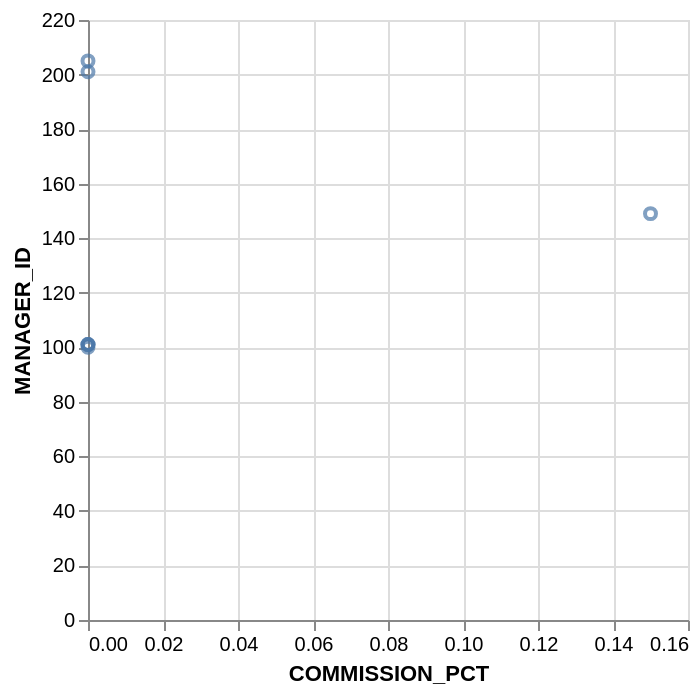

The specification (Vega-Lite) saved for this image:
### Vega-Lite specification from a JSON file in a GitHub repository (floating-point values rounded to 4 significant figures)
{"data": {"values": [{"x_data": 0.15, "y_data": 149}, {"x_data": 0, "y_data": 100}, {"x_data": 0, "y_data": 201}, {"x_data": 0, "y_data": 101}, {"x_data": 0, "y_data": 101}, {"x_data": 0, "y_data": 101}, {"x_data": 0, "y_data": 205}]}, "mark": "point", "encoding": {"x": {"field": "x_data", "type": "quantitative", "title": "COMMISSION_PCT"}, "y": {"field": "y_data", "type": "quantitative", "title": "MANAGER_ID"}}}
